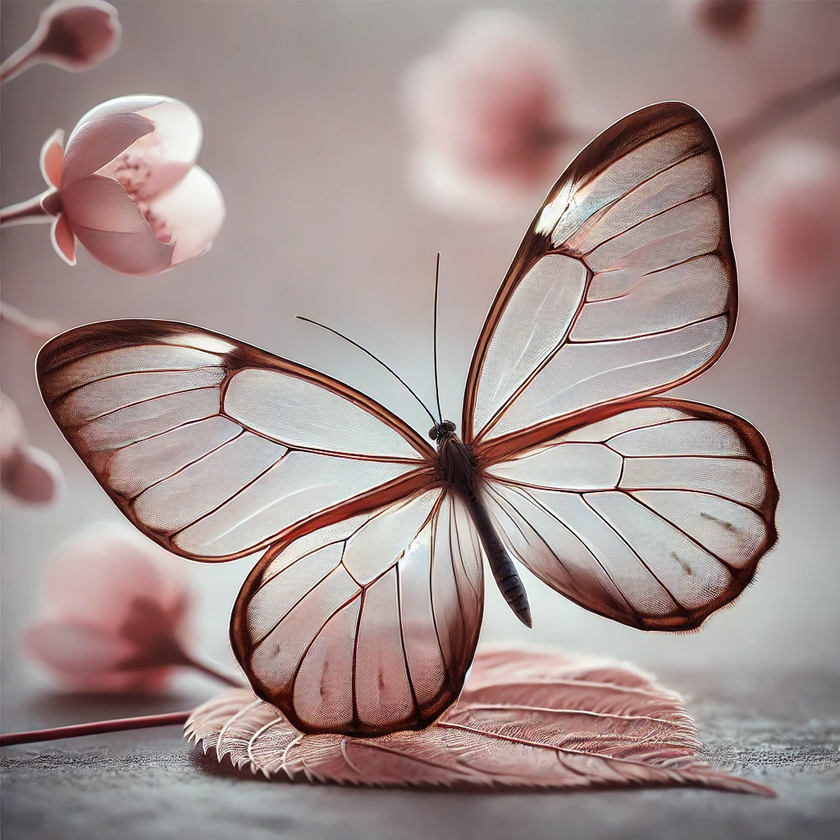
#> input picture butterful.png, 840 x 840 px, shrunk from 1024 x 1024 before the run
$ jupyter execute assignment2_dip_question4.ipynb
#> lines starting #> are read from the running program, lines starting #| are printed output that depends on the picture
4.Take any image and apply the Fourier Transform to this image and the following
filters:

( Python or MATLAB)
(b) Butterworth filters
(c) Gaussian filters

[cell 1]
import numpy as np
import cv2
import matplotlib.pyplot as plt


def create_butterworth_filter(shape, cutoff, order):
    rows, cols = shape
    crow, ccol = rows // 2, cols // 2
    distance = np.sqrt((np.arange(rows)[:, None] - crow) ** 2 + (np.arange(cols) - ccol) ** 2)
    butterworth = 1 / (1 + (distance / cutoff) ** (2 * order))
    return butterworth


def create_gaussian_filter(shape, sigma):
    rows, cols = shape
    crow, ccol = rows // 2, cols // 2
    distance = np.sqrt((np.arange(rows)[:, None] - crow) ** 2 + (np.arange(cols) - ccol) ** 2)
    gaussian = np.exp(-(distance ** 2) / (2 * (sigma ** 2)))
    return gaussian


img_path = 'butterful.png'
img = cv2.imread(img_path)
#> img is the input picture: shape (840, 840, 3); mean B, G, R 141, 143.3, 162.6
if img is None:
    print(f"Error: Image not found or unable to load from '{img_path}'.")
else:
    img = cv2.cvtColor(img, cv2.COLOR_BGR2RGB)


    butter_filtered_img = np.zeros_like(img, dtype=np.float32)
    gaussian_filtered_img = np.zeros_like(img, dtype=np.float32)


    for channel in range(3):  # For R, G, B channels
        f_transform = np.fft.fft2(img[:, :, channel])
        f_transform_shift = np.fft.fftshift(f_transform)


        butter_mask = create_butterworth_filter(img.shape[:2], cutoff=30, order=2)
        gaussian_mask = create_gaussian_filter(img.shape[:2], sigma=30)


        butter_filtered = f_transform_shift * butter_mask
        butter_filtered_img[:, :, channel] = np.fft.ifft2(np.fft.ifftshift(butter_filtered)).real


        gaussian_filtered = f_transform_shift * gaussian_mask
        gaussian_filtered_img[:, :, channel] = np.fft.ifft2(np.fft.ifftshift(gaussian_filtered)).real
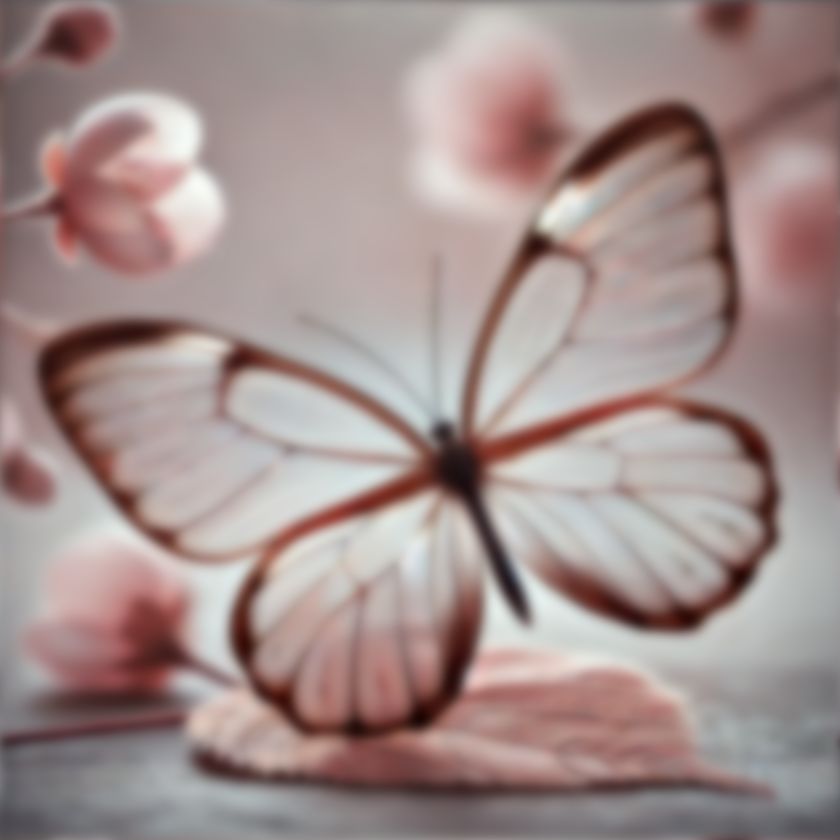
#> butter_filtered_img: shape (840, 840, 3) float32; mean R, G, B 162.6, 143.3, 141


    plt.figure(figsize=(12, 8))

    plt.subplot(2, 2, 1)
    plt.imshow(img)
    plt.title('Original Image')
    plt.axis('off')

    plt.subplot(2, 2, 2)
    f_transform_shift = np.fft.fftshift(np.fft.fft2(cv2.cvtColor(img, cv2.COLOR_RGB2GRAY)))
    plt.imshow(np.log(1 + np.abs(f_transform_shift)), cmap='gray')
    plt.title('Fourier Transform (Log scale)')
    plt.axis('off')

    plt.subplot(2, 2, 4)
    plt.imshow(np.clip(gaussian_filtered_img, 0, 255).astype(np.uint8))
    plt.title('Gaussian Filtered Image')
    plt.axis('off')

    plt.subplot(2, 2, 3)
    plt.imshow(np.clip(butter_filtered_img, 0, 255).astype(np.uint8))
    plt.title('Butterworth Filtered Image')
    plt.axis('off')

    plt.tight_layout()
    plt.show()
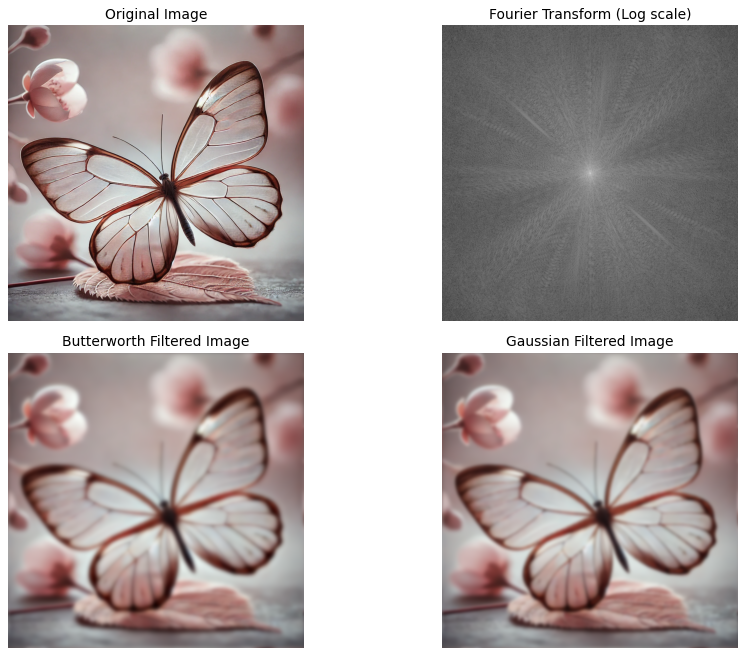
#> figure drawn by matplotlib, 4 panels
